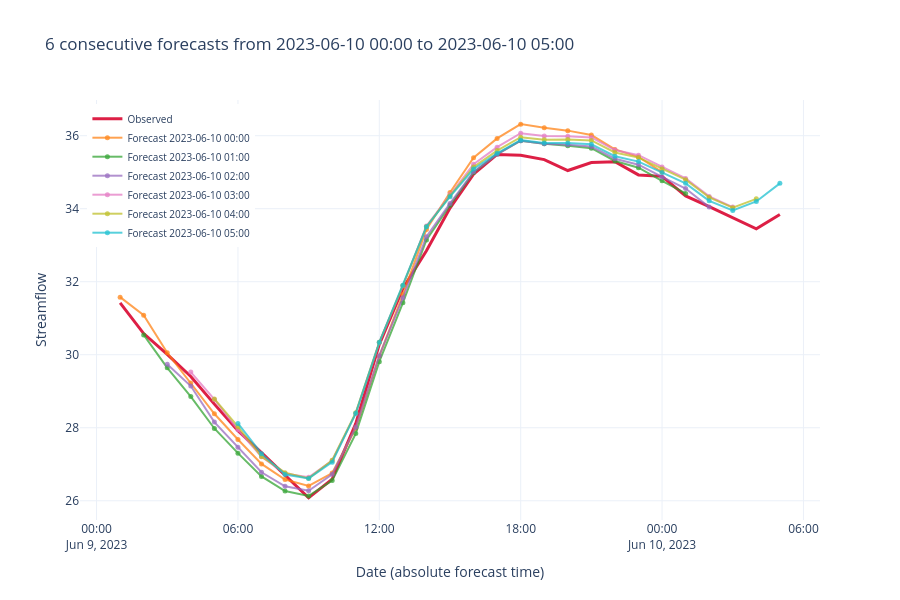

Notebook cell for this chart:
### Code cell
plot_forecast_horizon_series(
    issue_date="2023-06-10 00:00:00",
    xr_ds=results_,
    n_forecasts=6
).show()
# 2024-02-04
